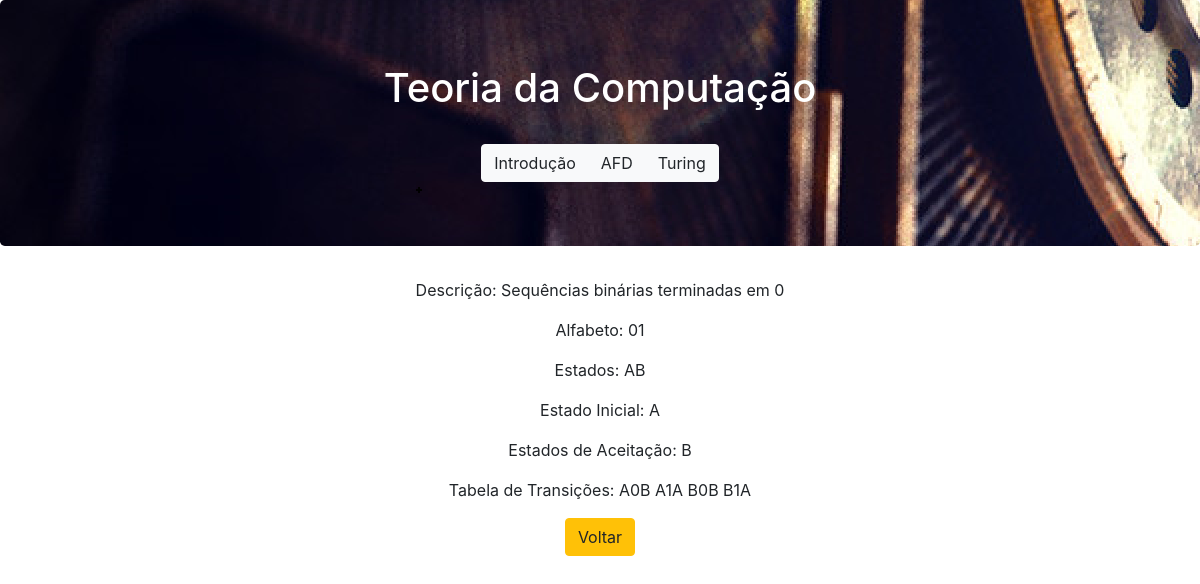
/detalhesAFD/1, run on the app's committed database.
### website/models.py (models this page shows, shortened)
class AFD(models.Model):
    descricao = models.CharField(max_length=200)
    alfabeto = models.CharField(max_length=200)
    estados = models.CharField(max_length=200)
    estadoinicial = models.CharField(max_length=200)
    estadosdeaceitacao = models.CharField(max_length=200)
    tabeladetransicoes = models.CharField(max_length=600)

### website/views.py (the view)
# urls.py: path('detalhesAFD/<int:afd_id>', views.detalhes_afd_view, name='detalhes'),
def detalhes_afd_view(request, afd_id):
    automato = {'detalhes': AFD.objects.get(id=afd_id)}
    return render(request, 'website/detalhes.html', automato)

### website/templates/website/detalhes.html
{% extends 'website/layout.html' %}
{% block main %}
    <p>Descrição: {{ detalhes.descricao }} </p>
    <p>Alfabeto: {{ detalhes.alfabeto }}</p>
    <p>Estados: {{ detalhes.estados }}</p>
    <p>Estado Inicial: {{ detalhes.estadoinicial }}</p>
    <p>Estados de Aceitação: {{ detalhes.estadosdeaceitacao }}</p>
    <p>Tabela de Transições: {{ detalhes.tabeladetransicoes }}</p>
    <a href="{% url 'website:afd' %}" role="button" class="btn btn-warning">Voltar</a>
{% endblock %}

### data on the page
AFD: descricao "Sequências binárias terminadas em 0", alfabeto "01", estados "AB", estadoinicial "A", estadosdeaceitacao "B", tabeladetransicoes "A0B A1A B0B B1A"
